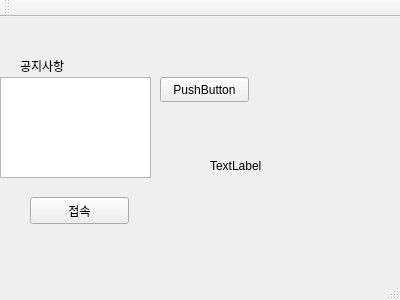
<?xml version="1.0" encoding="UTF-8"?>
<ui version="4.0">
 <class>MainWindow</class>
 <widget class="QMainWindow" name="MainWindow">
  <property name="geometry">
   <rect>
    <x>0</x>
    <y>0</y>
    <width>400</width>
    <height>300</height>
   </rect>
  </property>
  <property name="windowTitle">
   <string>MainWindow</string>
  </property>
  <widget class="QWidget" name="centralWidget">
   <widget class="QTextEdit" name="textEdit">
    <property name="geometry">
     <rect>
      <x>0</x>
      <y>60</y>
      <width>151</width>
      <height>101</height>
     </rect>
    </property>
   </widget>
   <widget class="QLabel" name="label">
    <property name="geometry">
     <rect>
      <x>20</x>
      <y>40</y>
      <width>67</width>
      <height>17</height>
     </rect>
    </property>
    <property name="text">
     <string>공지사항</string>
    </property>
   </widget>
   <widget class="QPushButton" name="connectButton">
    <property name="geometry">
     <rect>
      <x>30</x>
      <y>180</y>
      <width>99</width>
      <height>27</height>
     </rect>
    </property>
    <property name="text">
     <string>접속</string>
    </property>
   </widget>
   <widget class="QPushButton" name="screen">
    <property name="geometry">
     <rect>
      <x>160</x>
      <y>60</y>
      <width>89</width>
      <height>25</height>
     </rect>
    </property>
    <property name="text">
     <string>PushButton</string>
    </property>
   </widget>
   <widget class="QLabel" name="label_2">
    <property name="geometry">
     <rect>
      <x>210</x>
      <y>140</y>
      <width>67</width>
      <height>17</height>
     </rect>
    </property>
    <property name="text">
     <string>TextLabel</string>
    </property>
   </widget>
  </widget>
  <widget class="QMenuBar" name="menuBar">
   <property name="geometry">
    <rect>
     <x>0</x>
     <y>0</y>
     <width>400</width>
     <height>22</height>
    </rect>
   </property>
  </widget>
  <widget class="QToolBar" name="mainToolBar">
   <attribute name="toolBarArea">
    <enum>TopToolBarArea</enum>
   </attribute>
   <attribute name="toolBarBreak">
    <bool>false</bool>
   </attribute>
  </widget>
  <widget class="QStatusBar" name="statusBar"/>
 </widget>
 <layoutdefault spacing="6" margin="11"/>
 <resources/>
 <connections/>
</ui>
